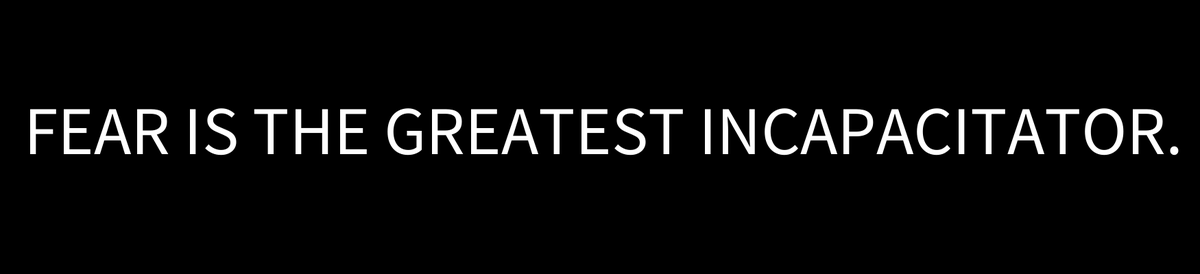
Frame 1 (no input)
Frame 60 (the mouse pressed at the canvas centre just before this capture): identical to frame 1, image omitted
Frame 120 (the mouse held since frame 60 and released just before this capture): identical to frame 1, image omitted

The Processing sketch that drew this single still picture (run headless with seeded random() and noise(); from frame 60 on, the mouse is pressed at the canvas centre):

// Processing sketch: DeSissoWeek3
// ── DeSissoWeek3.pde
//Truism - "FEAR IS THE GREATEST INCAPACITATOR"
void setup(){
  // TODO: set the canvas size to something nice and big,
  // but smaller than your screen
    size(1750,400);
    background(0);
    textSize(100);
    text("FEAR IS THE GREATEST INCAPACITATOR.", 35, 225);
  // if there are any text styles we want
  // to set that won't change, do that here
  
  // if you are using a font, load your .vlw into memory
  // and then set the current font style
}

// the draw function runs every frame, over and over
// any code we have in here will run multiple times
void draw(){
  // TODO: paint the background a solid color
  
  // the steps here will be a little more open-ended,
  // depending on what you are doing with the truism.
  // but generally, you'll probably be using the text() function
  // or drawing lines and shapes to draw the words onto the canvas.
  // i encourage you to be creative with your design here!
  
  // save a copy of our canvas on the first frame so we have a clean .png
}
